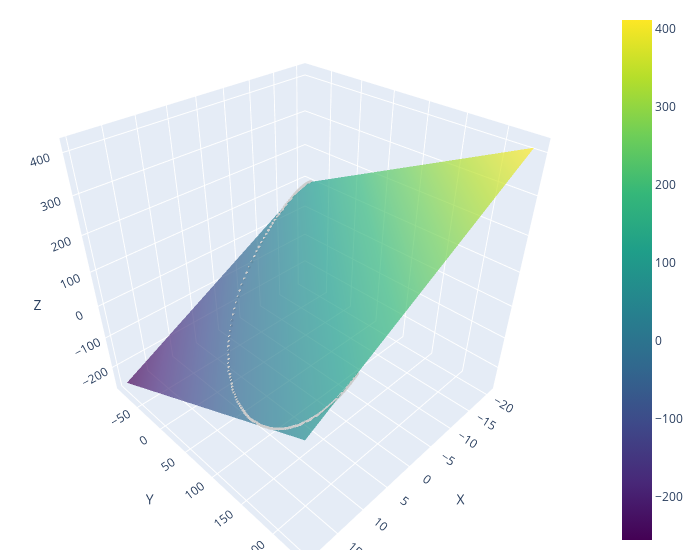

Notebook code for this chart:
### Code cell
pl.surface_plot(rel_lmc_orbit, n_vector)
